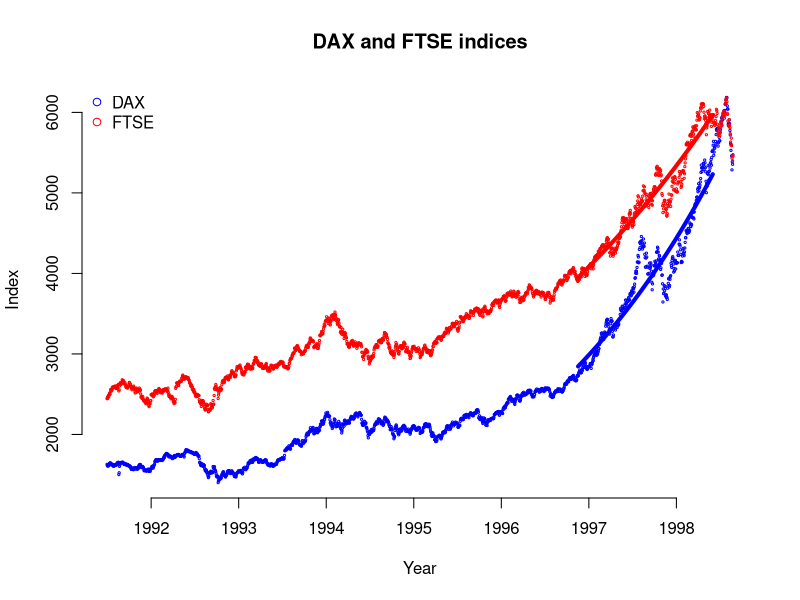

Source code (R):
## ---- chunk 1
knitr::opts_chunk$set(echo = FALSE)
## ---- chunk 2

library(dplyr)
# Load time series data with DAX and FTSE indices
data("EuStockMarkets")
    
# Transform the timeseries to a data frame
stocks <- as.data.frame(EuStockMarkets) %>%
    mutate(time = time(EuStockMarkets))
    
brushed_data <- stocks[1400:1800,]
    
mdlDAX <- lm(log(DAX) ~ time, data = brushed_data)

mdlFTSE <- lm(log(FTSE) ~ time, data = brushed_data)


DAX <- round((exp(mdlDAX[[1]][2])-1)*100,digits=1)


FTSE <- round((exp(mdlFTSE[[1]][2])-1)*100,digits=1)
## ---- chunk 3
plot(stocks$time, stocks$DAX, xlab = "Year",
    ylab = "Index", main = "DAX and FTSE indices",
    cex=0.3, col="blue", bty = "n")
points(stocks$time,stocks$FTSE,cex=0.3,col="red")
legend("topleft",pch=1,col=c("blue","red"),legend=c("DAX","FTSE"),bty="n")
lines(brushed_data$time,exp(predict(mdlDAX)),col="blue",lwd=4)
lines(brushed_data$time,exp(predict(mdlFTSE)),col="red",lwd=4)

